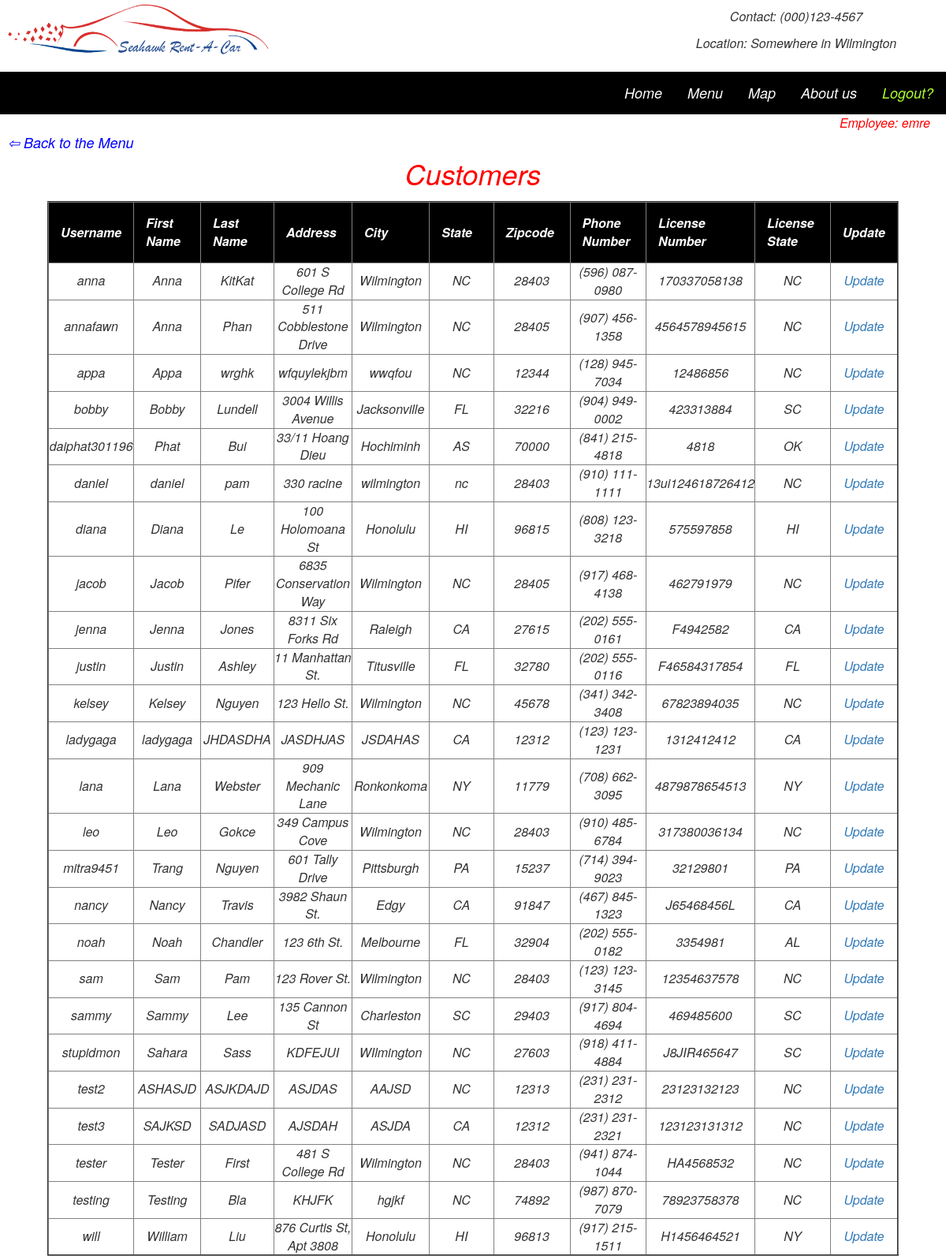
The app's page /PHP/editCustomer.php (signed in) with its own data.
### tables this page shows
CREATE TABLE IF NOT EXISTS `customers` (
  `c_username` varchar(20) NOT NULL,
  `first` varchar(20) DEFAULT NULL,
  `last` varchar(20) DEFAULT NULL,
  `address` varchar(100) DEFAULT NULL,
  `city` varchar(20) DEFAULT NULL,
  `state` varchar(5) DEFAULT NULL,
  `zipcode` varchar(9) DEFAULT NULL,
  `phone` varchar(14) DEFAULT NULL,
  `license` varchar(20) DEFAULT NULL,
  `license_state` varchar(5) DEFAULT NULL,
  PRIMARY KEY (`c_username`),
  UNIQUE KEY `c_username` (`c_username`),
  UNIQUE KEY `license` (`license`)
);

### PHP/editCustomer.php (the view, shortened to what this page needs)
<?php
	include('employeeAccessControl.php');
?>
<div style="text-align:right; margin-right:20px; color: red">Employee: <?php echo $username?></div>
<div style="text-align:left; margin-left:10px"><a href="employeeMenu.php" style="color:blue; font-size:18px;margin-right:5px"> &#8678 Back to the Menu</a></div>
<p style="color:red;font-size:36px">Customers</p>
<form method="post" action="">
<?php
	echo "<table border=2 align=center width='90%'>
			<tr>
			<th width='10%' bgcolor=black style='color:white; padding:15px'>Username</th>
			<th width='10%' bgcolor=black style='color:white; padding:15px'>First Name</th>
			<th width='10%' bgcolor=black style='color:white; padding:15px'>Last Name</th>
			<th width='10%' bgcolor=black style='color:white; padding:15px'>Address</th>
			<th width='10%' bgcolor=black style='color:white; padding:15px'>City</th>
			<th width='10%' bgcolor=black style='color:white; padding:15px'>State</th>
			<th width='10%' bgcolor=black style='color:white; padding:15px'>Zipcode</th>
			<th width='10%' bgcolor=black style='color:white; padding:15px'>Phone Number</th>
			<th width='10%' bgcolor=black style='color:white; padding:15px'>License Number</th>
			<th width='10%' bgcolor=black style='color:white; padding:15px'>License State</th>
		    <th width='10%' bgcolor=black style='color:white; padding:15px'>Update</th>
			</tr>";
			$rented_car = mysqli_query($db,"SELECT * FROM customers");
			if (mysqli_num_rows($rented_car) != 0){
				while($row = mysqli_fetch_assoc($rented_car)){
					echo "<tr>" ;
					echo  "<td>" . $row['c_username'] . "</td>";
					echo  "<td>" . $row['first'] . "</td>";
					echo  "<td>" . $row['last'] . "</td>";
					echo  "<td>" . $row['address'] . "</td>";
					echo  "<td>" . $row['city'] . "</td>";
					echo  "<td>" . $row['state'] . "</td>";
					echo  "<td>" . $row['zipcode'] . "</td>";
					echo  "<td>" . $row['phone'] . "</td>";
					echo  "<td>" . $row['license'] . "</td>";
					echo  "<td>" . $row['license_state'] . "</td>";
	?>
					<td>
						<a href="customer.php?id=<?php echo $row['c_username']?>">Update</a>
				   </td>
				<?php
				}
			}
?>
</form>

### records on screen
customers: c_username "anna", first "Anna", last "KitKat", address "601 S College Rd", city "Wilmington", state "NC", zipcode "28403", phone "(596) 087-0980", license "170337058138", license_state "NC"
customers: c_username "annafawn", first "Anna", last "Phan", address "511 Cobblestone Drive", city "Wilmington", state "NC", zipcode "28405", phone "(907) 456-1358", license "4564578945615", license_state "NC"
customers: c_username "appa", first "Appa", last "wrghk", address "wfquylekjbm", city "wwqfou", state "NC", zipcode "12344", phone "(128) 945-7034", license "12486856", license_state "NC"
customers: c_username "bobby", first "Bobby", last "Lundell", address "3004 Willis Avenue", city "Jacksonville", state "FL", zipcode "32216", phone "(904) 949-0002", license "423313884", license_state "SC"
customers: c_username "daiphat301196", first "Phat", last "Bui", address "33/11 Hoang Dieu", city "Hochiminh", state "AS", zipcode "70000", phone "(841) 215-4818", license "4818", license_state "OK"
customers: c_username "daniel", first "daniel", last "pam", address "330 racine", city "wilmington", state "nc", zipcode "28403", phone "(910) 111-1111", license "13ui124618726412", license_state "NC"
customers: c_username "diana", first "Diana", last "Le", address "100 Holomoana St", city "Honolulu", state "HI", zipcode "96815", phone "(808) 123-3218", license "575597858", license_state "HI"
customers: c_username "jacob", first "Jacob", last "Pifer", address "6835 Conservation Way", city "Wilmington", state "NC", zipcode "28405", phone "(917) 468-4138", license "462791979", license_state "NC"
customers: c_username "jenna", first "Jenna", last "Jones", address "8311 Six Forks Rd", city "Raleigh", state "CA", zipcode "27615", phone "(202) 555-0161", license "F4942582", license_state "CA"
customers: c_username "justin", first "Justin", last "Ashley", address "11 Manhattan St.", city "Titusville", state "FL", zipcode "32780", phone "(202) 555-0116", license "F46584317854", license_state "FL"
customers: c_username "kelsey", first "Kelsey", last "Nguyen", address "123 Hello St.", city "Wilmington", state "NC", zipcode "45678", phone "(341) 342-3408", license "67823894035", license_state "NC"
customers: c_username "ladygaga", first "ladygaga", last "JHDASDHA", address "JASDHJAS", city "JSDAHAS", state "CA", zipcode "12312", phone "(123) 123-1231", license "1312412412", license_state "CA"
customers: c_username "lana", first "Lana", last "Webster", address "909 Mechanic Lane", city "Ronkonkoma", state "NY", zipcode "11779", phone "(708) 662-3095", license "4879878654513", license_state "NY"
customers: c_username "leo", first "Leo", last "Gokce", address "349 Campus Cove", city "Wilmington", state "NC", zipcode "28403", phone "(910) 485-6784", license "317380036134", license_state "NC"
customers: c_username "mitra9451", first "Trang", last "Nguyen", address "601 Tally Drive", city "Pittsburgh", state "PA", zipcode "15237", phone "(714) 394-9023", license "32129801", license_state "PA"
customers: c_username "nancy", first "Nancy", last "Travis", address "3982 Shaun St.", city "Edgy", state "CA", zipcode "91847", phone "(467) 845-1323", license "J65468456L", license_state "CA"
customers: c_username "noah", first "Noah", last "Chandler", address "123 6th St.", city "Melbourne", state "FL", zipcode "32904", phone "(202) 555-0182", license "3354981", license_state "AL"
customers: c_username "sam", first "Sam", last "Pam", address "123 Rover St.", city "Wilmington", state "NC", zipcode "28403", phone "(123) 123-3145", license "12354637578", license_state "NC"
customers: c_username "sammy", first "Sammy", last "Lee", address "135 Cannon St", city "Charleston", state "SC", zipcode "29403", phone "(917) 804-4694", license "469485600", license_state "SC"
customers: c_username "stupidmon", first "Sahara", last "Sass", address "KDFEJUI", city "WIlmington", state "NC", zipcode "27603", phone "(918) 411-4884", license "J8JIR465647", license_state "SC"
customers: c_username "test2", first "ASHASJD", last "ASJKDAJD", address "ASJDAS", city "AAJSD", state "NC", zipcode "12313", phone "(231) 231-2312", license "23123132123", license_state "NC"
customers: c_username "test3", first "SAJKSD", last "SADJASD", address "AJSDAH", city "ASJDA", state "CA", zipcode "12312", phone "(231) 231-2321", license "123123131312", license_state "NC"
customers: c_username "tester", first "Tester", last "First", address "481 S College Rd", city "Wilmington", state "NC", zipcode "28403", phone "(941) 874-1044", license "HA4568532", license_state "NC"
customers: c_username "testing", first "Testing", last "Bla", address "KHJFK", city "hgjkf", state "NC", zipcode "74892", phone "(987) 870-7079", license "78923758378", license_state "NC"
customers: c_username "will", first "William", last "Liu", address "876 Curtis St, Apt 3808", city "Honolulu", state "HI", zipcode "96813", phone "(917) 215-1511", license "H1456464521", license_state "NY"

### other values on screen
$username "emre"
